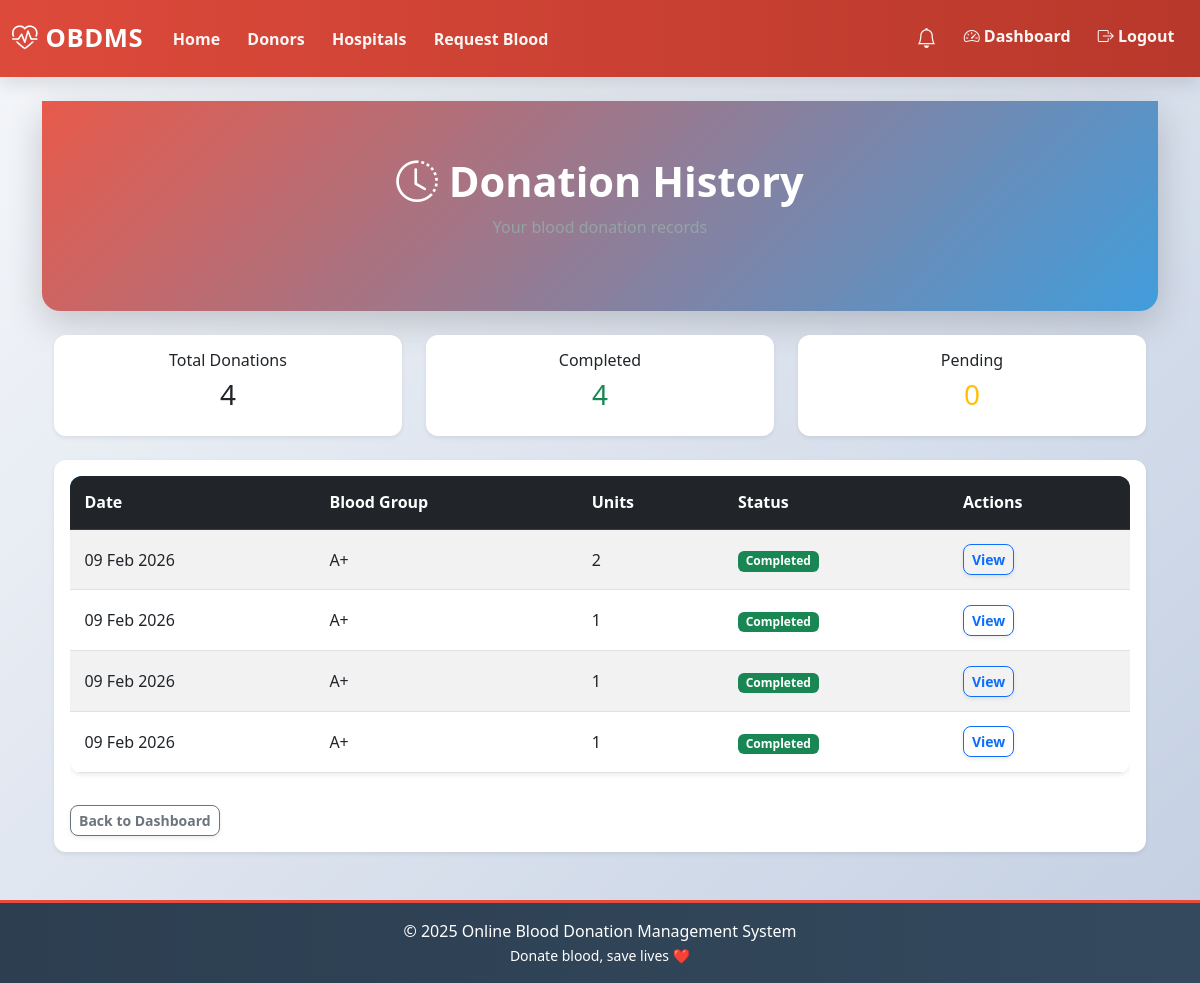
The page /donors/donations/ (signed in) on the database its author committed.
### donors/models.py (models this page shows, shortened)
class DonorDonation(models.Model):
    STATUS_CHOICES = [
        ("completed", "Completed"),
    ]
    donor = models.ForeignKey(
        Donor,
        on_delete=models.CASCADE,
        related_name="donations",
    )
    request = models.ForeignKey(
        "blood_requests.BloodRequest",
        on_delete=models.CASCADE,
        related_name="donations",
    )
    units_donated = models.PositiveIntegerField()
    donation_date = models.DateField(auto_now_add=True)
    status = models.CharField(
        max_length=20,
        choices=STATUS_CHOICES,
        default="completed",
    )
    created_at = models.DateTimeField(auto_now_add=True)
    class Meta:
        constraints = [
            models.UniqueConstraint(
                fields=["donor", "request"],
                name="unique_donor_request_donation",
            )
        ]

### blood_requests/models.py (models this page shows, shortened)
class BloodRequest(models.Model):
    STATUS_CHOICES = [
        ("open", "Open"),
        ("matched", "Matched"),
        ("fulfilled", "Fulfilled"),
        ("cancelled", "Cancelled"),
    ]
    requested_by = models.ForeignKey(
        User,
        on_delete=models.CASCADE,
        related_name="blood_requests",
    )
    hospital = models.ForeignKey(
        Hospital,
        on_delete=models.SET_NULL,
        null=True,
        blank=True,
        related_name="blood_requests",
    )
    blood_group = models.CharField(
        max_length=5,
        choices=BLOOD_GROUP_CHOICES,
    )
    units_required = models.PositiveIntegerField()
    city = models.CharField(max_length=100)
    contact_info = models.CharField(max_length=200)
    status = models.CharField(
        max_length=20,
        choices=STATUS_CHOICES,
        default="open",
    )
    created_at = models.DateTimeField(auto_now_add=True)
    class Meta:
        ordering = ["-created_at"]

### donors/views.py (the view)
# urls.py: path("donations/", views.donor_donations, name="donor-donations"),
@login_required
def donor_donations(request):
    donor = get_object_or_404(Donor, user=request.user)
    donations = DonorDonation.objects.filter(donor=donor).order_by("-donation_date")
    return render(request, "donor/donations.html", {
        "donations": donations,
        "total": donations.count(),
        "completed": donations.filter(status="completed").count(),
        "pending": donations.exclude(status="completed").count(),
    })

### templates/donor/donations.html
{% extends "base.html" %}
{% block content %}
<div class="page-header mb-4">
  <h1><i class="bi bi-clock-history"></i> Donation History</h1>
  <p class="text-muted">Your blood donation records</p>
</div>
<div class="container mb-5">
  <div class="row text-center mb-4">
    <div class="col-md-4">
      <div class="card shadow-sm">
        <div class="card-body">
          <h6>Total Donations</h6>
          <h3>{{ total }}</h3>
        </div>
      </div>
    </div>
    <div class="col-md-4">
      <div class="card shadow-sm">
        <div class="card-body">
          <h6>Completed</h6>
          <h3 class="text-success">{{ completed }}</h3>
        </div>
      </div>
    </div>
    <div class="col-md-4">
      <div class="card shadow-sm">
        <div class="card-body">
          <h6>Pending</h6>
          <h3 class="text-warning">{{ pending }}</h3>
        </div>
      </div>
    </div>
  </div>
  <div class="card shadow-sm">
    <div class="card-body">
      {% if donations %}
        <div class="table-responsive">
          <table class="table table-striped align-middle">
            <thead class="table-dark">
              <tr>
                <th>Date</th>
                <th>Blood Group</th>
                <th>Units</th>
                <th>Status</th>
                <th>Actions</th>
              </tr>
            </thead>
            <tbody>
              {% for d in donations %}
              <tr>
                <td>{{ d.created_at|date:"d M Y" }}</td>
                <td>{{ d.request.blood_group }}</td>
                <td>{{ d.units_donated }}</td>
                <td>
                  <span class="badge
                    {% if d.status == 'completed' %}
                      bg-success
                    {% elif d.status == 'rejected' %}
                      bg-danger
                    {% else %}
                      bg-warning text-dark
                    {% endif %}">
                    {{ d.status|title }}
                  </span>
                </td>
                <td>
                  <a href="{% url 'donors:donation-detail' d.id %}"
                     class="btn btn-sm btn-outline-primary">
                    View
                  </a>
                </td>
              </tr>
              {% empty %}
              <tr>
                <td colspan="5" class="text-center">
                  No donations yet.
                </td>
              </tr>
              {% endfor %}
            </tbody>
          </table>
        </div>
      {% else %}
        <div class="alert alert-info">
          You have not donated blood yet.
        </div>
      {% endif %}
      <div class="mt-3">
        <a href="{% url 'donors:donor-dashboard' %}"
           class="btn btn-outline-secondary btn-sm">
          Back to Dashboard
        </a>
      </div>
    </div>
  </div>
</div>
{% endblock %}

### static/style.css (style rules this page uses)
:root { --primary-color: #e74c3c; --secondary-color: #3498db; --success-color: #27ae60; --warning-color: #f39c12; --danger-color: #e74c3c; --light-color: #ecf0f1; --dark-color: #2c3e50; --gradient-primary: linear-gradient(135deg, #e74c3c, #c0392b); --gradient-secondary: linear-gradient(135deg, #3498db, #2980b9); --gradient-success: linear-gradient(135deg, #27ae60, #229954); --shadow-sm: 0 2px 4px rgba(0,0,0,.08); --shadow-md: 0 6px 18px rgba(0,0,0,.12); --shadow-lg: 0 12px 36px rgba(0,0,0,.18); --transition: all .28s cubic-bezier(.4,0,.2,1); }
* { margin: 0; padding: 0; box-sizing: border-box; }
html, body { font-family: "Segoe UI", system-ui, sans-serif; background: linear-gradient(135deg, #f5f7fa, #c3cfe2); min-height: 100vh; color: var(--dark-color); }
.page-header, .hero { background: linear-gradient(135deg, rgba(231,76,60,.92), rgba(52,152,219,.92)); color: #fff; padding: 3.5rem 1.5rem; text-align: center; border-radius: 0 0 18px 18px; box-shadow: var(--shadow-lg); margin-bottom: 2rem; }
.page-header h1, .hero h1 { font-size: 2.6rem; font-weight: 800; }
.page-header p, .hero p { opacity: .95; }
.card { border: none; border-radius: 12px; box-shadow: var(--shadow-md); transition: var(--transition); overflow: hidden; }
.table { background: #fff; border-radius: 12px; overflow: hidden; box-shadow: var(--shadow-sm); }
.table thead { background: var(--gradient-secondary); color: #fff; }
.table th, .table td { padding: .9rem; vertical-align: middle; }
.btn { border-radius: 8px; font-weight: 700; transition: var(--transition); box-shadow: var(--shadow-sm); }
.text-muted { color: #95a5a6 !important; }
.text-center { text-align: center; }

### rows shown on the page
DonorDonation: created_at "09 Feb 2026", request.blood_group "A+", units_donated "2", status "Completed"
DonorDonation: created_at "09 Feb 2026", request.blood_group "A+", units_donated "1", status "Completed"
DonorDonation: created_at "09 Feb 2026", request.blood_group "A+", units_donated "1", status "Completed"
DonorDonation: created_at "09 Feb 2026", request.blood_group "A+", units_donated "1", status "Completed"

### other values the page prints
{{ total }} "4"
{{ completed }} "4"
{{ pending }} "0"
